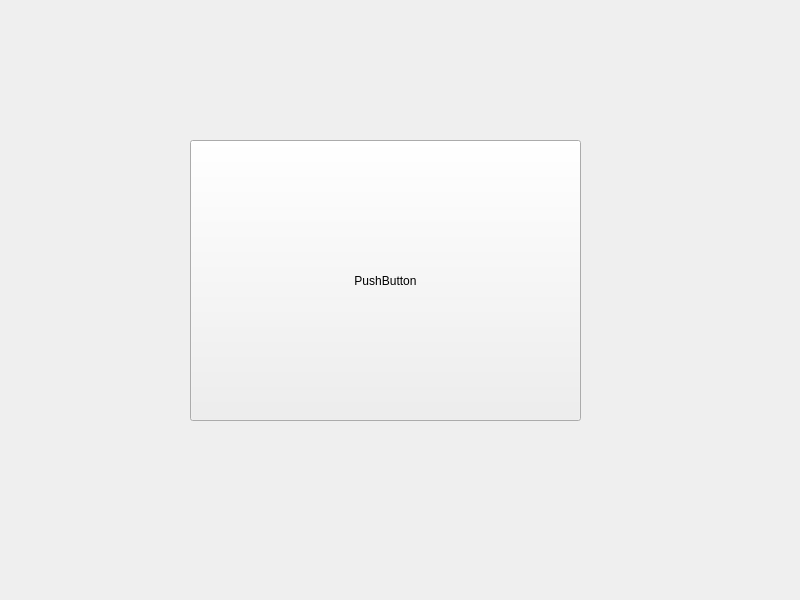
<?xml version="1.0" encoding="UTF-8"?>
<ui version="4.0">
 <class>Widget</class>
 <widget class="QWidget" name="Widget">
  <property name="geometry">
   <rect>
    <x>0</x>
    <y>0</y>
    <width>800</width>
    <height>600</height>
   </rect>
  </property>
  <property name="windowTitle">
   <string>Widget</string>
  </property>
  <widget class="QPushButton" name="pushButton">
   <property name="geometry">
    <rect>
     <x>190</x>
     <y>140</y>
     <width>391</width>
     <height>281</height>
    </rect>
   </property>
   <property name="text">
    <string>PushButton</string>
   </property>
  </widget>
 </widget>
 <resources/>
 <connections/>
</ui>
